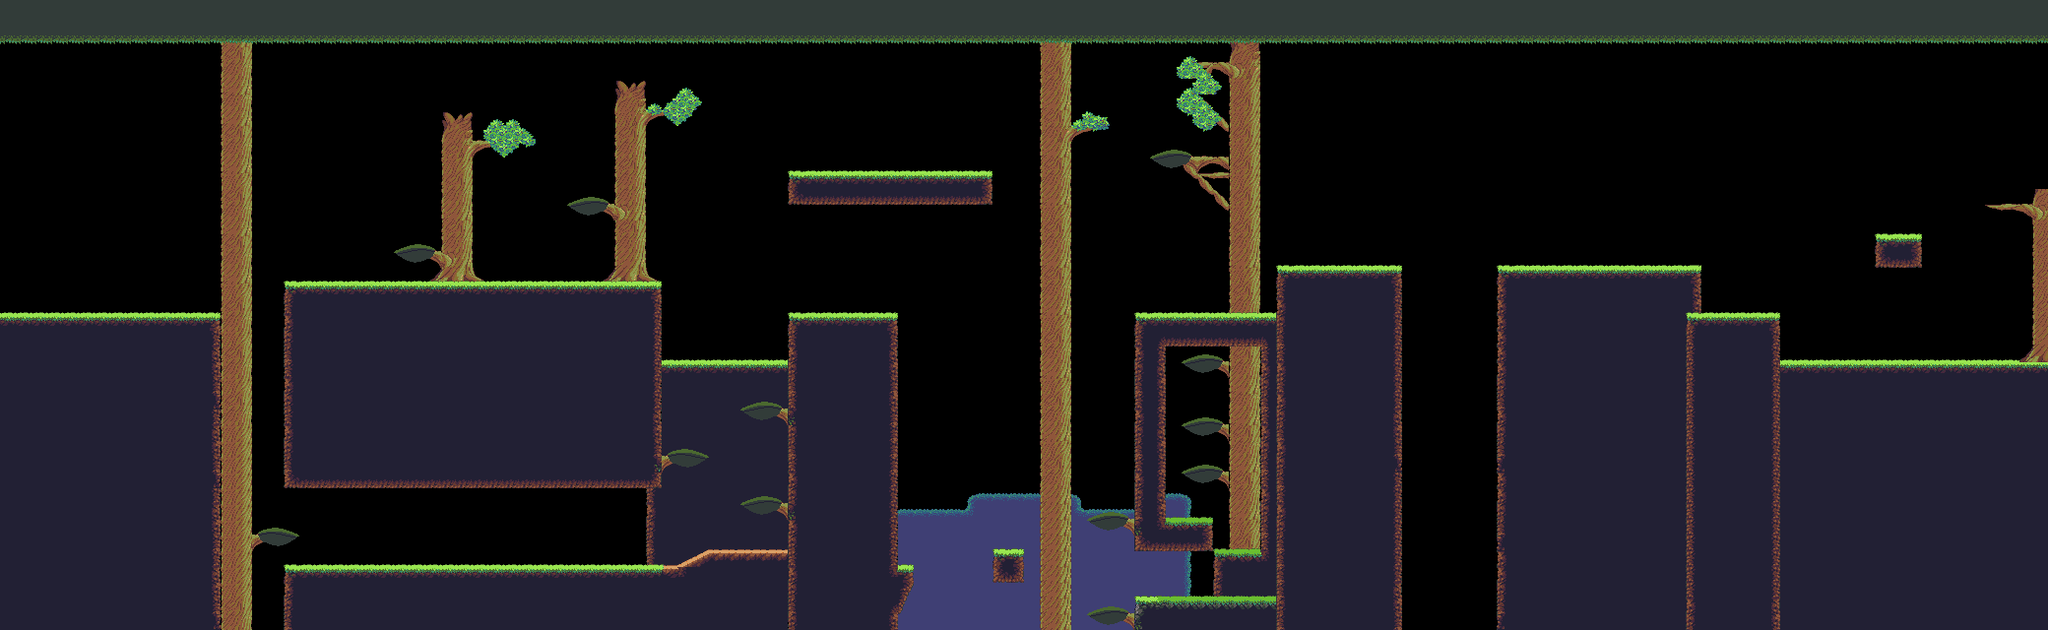

This is a level from a 2D game, rendered from its Tiled map with the project's own tilesets. A one-line summary and the map file follow, with tile-layer data summarised:
An orthogonal 130x40 tile map with 16x16 px tiles, 4 tile layers (Tile Layer 4, Tile Layer 3, Tile Layer 2, Tile Layer 1) and 45 objects (19x plat, 4x vine, 2x block, slope).

<map version="1.0" orientation="orthogonal" renderorder="right-down" width="130" height="40" tilewidth="16" tileheight="16" nextobjectid="197">
 <tileset firstgid="1" name="Jungle_terrainwater" tilewidth="16" tileheight="16" spacing="2" margin="1" tilecount="420">
  <image source="tilesets/Jungle_terrainwater.png" width="504" height="270" />
 </tileset>
 <layer name="Tile Layer 4" width="130" height="40">
  <data>[5200 cells, 1867 non-empty, 72 distinct tile ids]</data>
 </layer>
 <layer name="Tile Layer 3" width="130" height="40">
  <data>[5200 cells, 1039 non-empty, 87 distinct tile ids]</data>
 </layer>
 <layer name="Tile Layer 2" width="130" height="40">
  <data>[5200 cells, 118 non-empty, 32 distinct tile ids]</data>
 </layer>
 <layer name="Tile Layer 1" width="130" height="40">
  <data>[5200 cells, 417 non-empty, 18 distinct tile ids]</data>
 </layer>
 <objectgroup name="Collisions">
  <object id="134" x="0" y="320" width="224" height="320" />
  <object id="135" x="288" y="288" width="384" height="208" />
  <object id="136" x="288" y="576" width="512" height="64" />
  <object id="137" x="716.5" y="-19" width="80" height="16" />
  <object id="138" name="slope" x="688" y="576">
   <polyline points="0,0 32,-16" />
  </object>
  <object id="139" name="plat" x="672" y="464">
   <polyline points="0,0 48,0" />
  </object>
  <object id="140" name="plat" x="752" y="416">
   <polyline points="0,0 48,0" />
  </object>
  <object id="141" name="plat" x="752" y="512">
   <polyline points="0,0 48,0" />
  </object>
  <object id="144" name="plat" x="576" y="208">
   <polyline points="0,0 48,0" />
  </object>
  <object id="145" x="800" y="320" width="112" height="320" />
  <object id="146" x="803" y="-35" width="208" height="32" />
  <object id="148" name="plat" x="259" y="544">
   <polyline points="0,0 45,0" />
  </object>
  <object id="149" name="plat" x="400" y="256">
   <polyline points="0,0 48,0" />
  </object>
  <object id="150" name="plat" x="672" y="368">
   <polyline points="0,0 128,0" />
  </object>
  <object id="152" x="720" y="560" width="80" height="16" />
  <object id="154" x="784" y="-36" width="208" height="32" />
  <object id="155" name="plat" x="912" y="576">
   <polyline points="0,0 16,0" />
  </object>
  <object id="156" name="plat" x="1008" y="560">
   <polyline points="0,0 32,0" />
  </object>
  <object id="157" name="plat" x="1104" y="528">
   <polyline points="0,0 48,0" />
  </object>
  <object id="158" name="plat" x="1104" y="624">
   <polyline points="0,0 48,0" />
  </object>
  <object id="159" name="plat" x="1232" y="560">
   <polyline points="0,0 48,0" />
  </object>
  <object id="160" name="plat" x="1200" y="480">
   <polyline points="0,0 48,0" />
  </object>
  <object id="161" name="plat" x="1200" y="432">
   <polyline points="0,0 48,0" />
  </object>
  <object id="162" name="plat" x="1200" y="368">
   <polyline points="0,0 48,0" />
  </object>
  <object id="163" name="plat" x="1184" y="320">
   <polyline points="0,0 112,0" />
  </object>
  <object id="164" x="1152" y="320" width="32" height="240" />
  <object id="165" x="1184" y="528" width="48" height="32" />
  <object id="170" name="plat" x="1168" y="160">
   <polyline points="0,0 42.3333,0" />
  </object>
  <object id="171" x="1152" y="608" width="144" height="32" />
  <object id="173" x="1296" y="272" width="128" height="368" />
  <object id="179" x="-80" y="-96" width="80" height="720" />
  <object id="182" x="1520" y="272" width="208" height="368" />
  <object id="183" x="1725" y="-377" width="80" height="336" />
  <object id="187" name="plat" x="2016" y="208">
   <polyline points="0,0 400,0" />
  </object>
  <object id="188" name="plat" x="1904" y="240">
   <polyline points="0,0 48,0" />
  </object>
  <object id="192" x="2080" y="224" width="352" height="608" />
  <object id="193" x="1808" y="368" width="320" height="288" />
  <object id="194" x="1712" y="320" width="96" height="320" />
  <object id="195" x="800" y="176" width="208" height="32" />
 </objectgroup>
 <objectgroup name="Entities">
  <object id="133" name="vine" x="534" y="139">
   <polyline points="0,0 0,65" />
  </object>
  <object id="153" name="vine" x="701" y="102">
   <polyline points="0,0 -1,76.5" />
  </object>
  <object id="168" name="vine" x="1107" y="120">
   <polyline points="0,0 0,60" />
  </object>
  <object id="181" name="block" x="1360" y="192" width="48" height="48" />
  <object id="189" name="block" x="1760" y="256" width="32" height="48" />
  <object id="196" name="vine" x="2016" y="208">
   <polyline points="0,0 0,48" />
  </object>
 </objectgroup>
</map>
